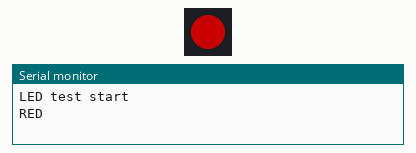
A sketch run on a simulated Arduino Uno, built with avr-gcc and run on an emulated ATmega328P. On the bench: 1 RGB LEDs in strip order, left to right, the last lines printed to the serial monitor. Dim RGB values are drawn brighter than linear.

Above: at 3.5 s.
At 4.5 s:
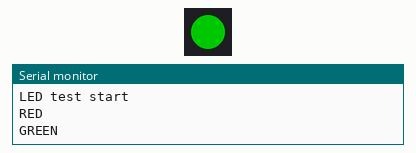
At 5.5 s:
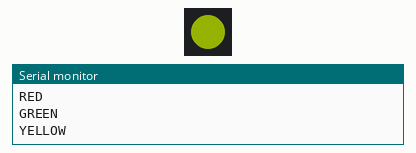
At 6.5 s:
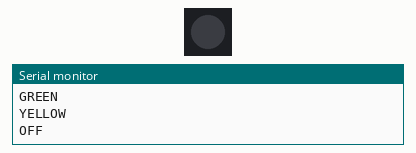
Timing chart, 0 to 8.2 s (numbered marks = the images above):
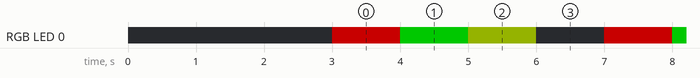

Measured:
- by itself, RGB LED 0: repeats every 4.0 s: RGB(0, 100, 0) 1.0 s, RGB(50, 60, 0) 1.0 s, off 1.0 s, RGB(100, 0, 0) 1.0 s
- by itself, everything shown: repeats every 4.0 s, in 4 steps

The sketch:

led_test.ino
```cpp
// led_test.ino
#include <Adafruit_NeoPixel.h>

#define LED_PIN    5
#define LED_COUNT  1

// 아래 세 줄 중 하나씩 주석 해제해서 테스트
// Adafruit_NeoPixel strip(LED_COUNT, LED_PIN, NEO_GRB + NEO_KHZ800);
// Adafruit_NeoPixel strip(LED_COUNT, LED_PIN, NEO_RGB + NEO_KHZ800);
Adafruit_NeoPixel strip(LED_COUNT, LED_PIN, NEO_GRBW + NEO_KHZ800);


void setup() {
    Serial.begin(115200);
    delay(3000);

    strip.begin();
    strip.clear();
    strip.show();
    Serial.println("LED test start");
}

void loop() {
    // 빨강
    Serial.println("RED");
    strip.setPixelColor(0, strip.Color(100, 0, 0));
    strip.show();
    delay(1000);

    // 초록
    Serial.println("GREEN");
    strip.setPixelColor(0, strip.Color(0, 100, 0));
    strip.show();
    delay(1000);


    // 노랑
    Serial.println("YELLOW");
    strip.setPixelColor(0, strip.Color(50, 60, 0));
    strip.show();
    delay(1000);

    // 끔
    Serial.println("OFF");
    strip.clear();
    strip.show();
    delay(1000);
}
```
